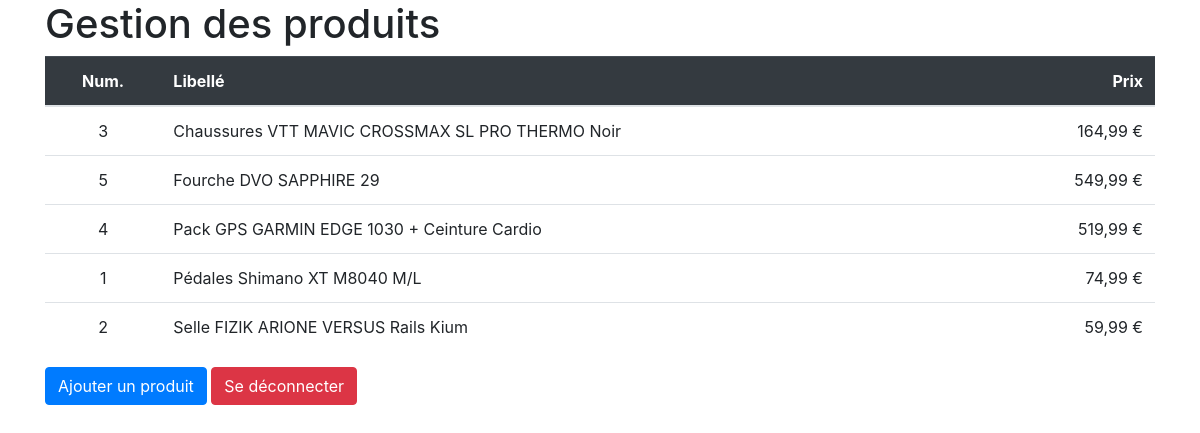
Page /php/www/home.php (signed in) on the committed database.
### tables this page shows
CREATE TABLE `produits` (
  `PRO_id` int NOT NULL AUTO_INCREMENT,
  `PRO_lib` varchar(200) NOT NULL,
  `PRO_prix` decimal(10,2) NOT NULL,
  `PRO_description` text,
  PRIMARY KEY (`PRO_id`)
);

### php/www/home.php (the view, shortened to what this page needs)
<?php
    include 'connect.php';
?><!DOCTYPE html>
<html lang="fr">
<head>
    <link href="https://stackpath.bootstrapcdn.com/bootstrap/4.3.1/css/bootstrap.min.css" rel="stylesheet">
    <link rel="stylesheet" href="style.css">
</head>
<body>
    <div class="container">
        <h1>Gestion des produits</h1>
        <table class="table table-hover">
            <thead class="table-dark">
                <tr>
                    <th class="text-center">Num.</th>
                    <th>Libellé</th>
                    <th class="text-right">Prix</th>
                </tr>
            </thead>
            <tbody>
                <?php
                    $sql = "SELECT * FROM produits ORDER BY PRO_lib ASC";
                    $res = $db->query($sql);
                    while ($produit = $res->fetch(PDO::FETCH_ASSOC)) {
                        $prix = number_format($produit['PRO_prix'], 2, ',', ' ');
                        echo '<tr onClick="goto(\'produit.php?id='.$produit['PRO_id'].'\')">';
                        echo "<td class=\"text-center\">".$produit['PRO_id']."</td>";
                        echo "<td>".$produit['PRO_lib']."</td>";
                        echo "<td class=\"text-right\">".$prix."&nbsp;€</td>";
                        echo "</tr>";
                    }
                ?>
            </tbody>
        </table>
        <div class="form-group">
                <button type="button" class="btn btn-primary" onClick="goto('form_produit.php')">Ajouter un produit</button>
                <button type="button" class="btn btn-danger" onClick="goto('deco.php')">Se déconnecter</button>
        </div>
    </div>
</body>
</html>

### php/www/style.css (style rules this page uses)
[onClick] { cursor: pointer; }

### rows in the picture
produits: PRO_id "3", PRO_lib "Chaussures VTT MAVIC CROSSMAX SL PRO THERMO Noir", PRO_prix "164,99"
produits: PRO_id "5", PRO_lib "Fourche DVO SAPPHIRE 29", PRO_prix "549,99"
produits: PRO_id "4", PRO_lib "Pack GPS GARMIN EDGE 1030 + Ceinture Cardio", PRO_prix "519,99"
produits: PRO_id "1", PRO_lib "Pédales Shimano XT M8040 M/L", PRO_prix "74,99"
produits: PRO_id "2", PRO_lib "Selle FIZIK ARIONE VERSUS Rails Kium", PRO_prix "59,99"
